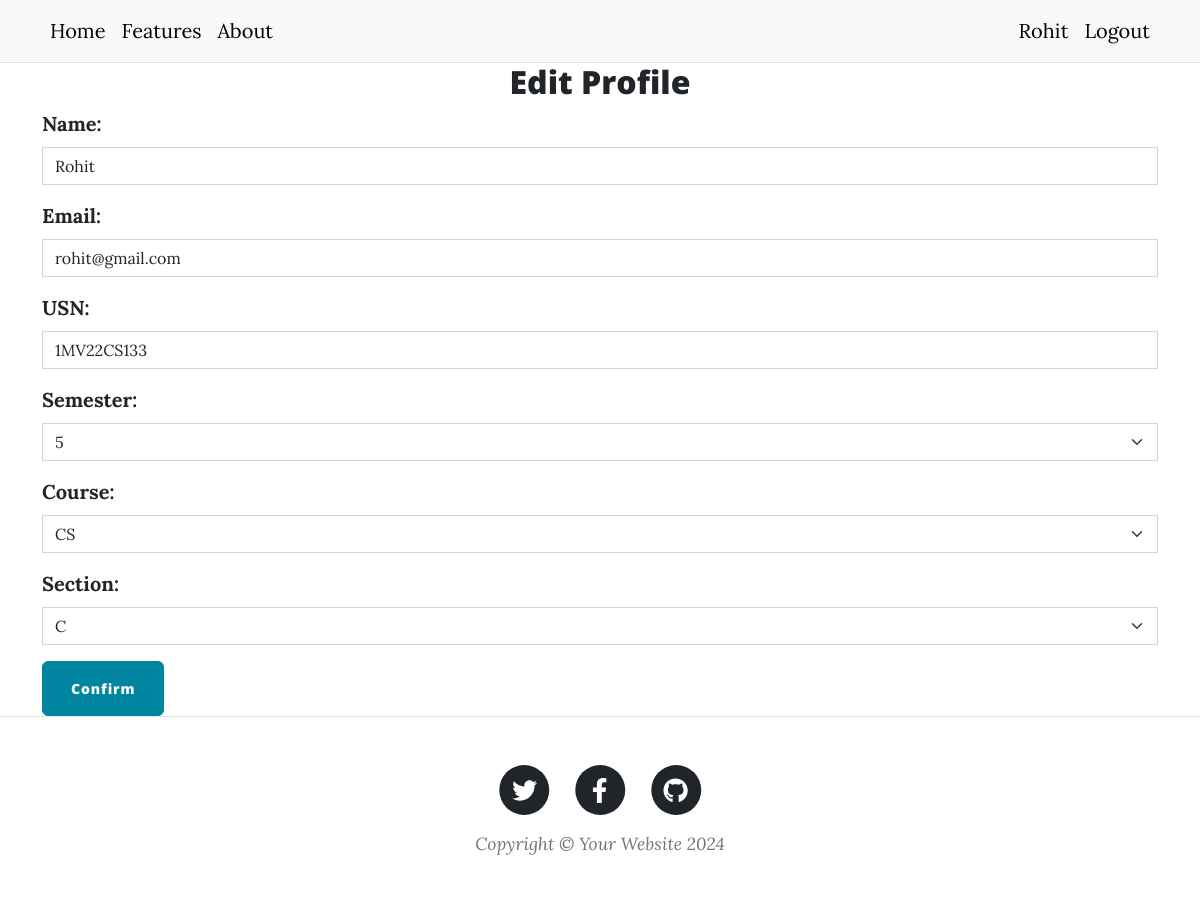
The page /edit-profile (signed in) on the database its author committed.
### main.py (models this page shows)
class User(db.Model, UserMixin):
    __tablename__ = "user"
    id: Mapped[int] = mapped_column(Integer, primary_key=True)
    name: Mapped[str] = mapped_column(String(250))
    email: Mapped[str] = mapped_column(String(250), unique=True)
    designation: Mapped[str] = mapped_column(String(100))
    usn: Mapped[str] = mapped_column(String(100), nullable=True)
    semester: Mapped[int] = mapped_column(Integer, nullable=True)
    course: Mapped[str] = mapped_column(String(250), nullable=True)
    section: Mapped[str] = mapped_column(String(100), nullable=True)
    password: Mapped[str] = mapped_column(String(1000))
    grades: Mapped[List["UserGrade"]] = relationship(back_populates='student')

### main.py (the view, shortened to what this page needs)
@app.route('/edit-profile', methods=['GET', 'POST'])
@login_required
def edit_profile():
    if current_user.designation == 'Student':
        form = CreateProfileEditFormStudent(
            name=current_user.name,
            email=current_user.email,
            usn=current_user.usn,
            semester=current_user.semester,
            course=current_user.course,
            section=current_user.section,
        )
    else:
        form = CreateProfileEditFormTeacher(
            name=current_user.name,
            email=current_user.email
        )
    return render_template('edit_profile.html', form=form)

### forms.py
class CreateProfileEditFormStudent(FlaskForm):
    name = StringField('Name:', validators=[InputRequired('Field cannot be empty.')])
    email = StringField('Email:', validators=[InputRequired('Field cannot be empty.'), Email('Enter a valid email.')])
    usn = StringField('USN:', validators=[InputRequired('Field cannot be empty.')])
    semester = SelectField('Semester:', choices=semesters)
    course = SelectField('Course:', choices=courses)
    section = SelectField('Section:', choices=section)
    submit = SubmitField('Confirm')

### main.py (called while the page is built)
@login_manager.user_loader
def load_user(user_id):
    return User.query.get(user_id)

### Templates/edit_profile.html
{% include "header.html" %}
{% from 'bootstrap5/form.html' import render_form %}
<h2 style="text-align: center">Edit Profile</h2>
<div class="container">
    {{ render_form(form) }}
</div>
{% include "footer.html" %}

### Templates/header.html (shortened to what this page needs)
<!DOCTYPE html>
<html lang="en">
  <head>
    {% block styles %}
    {{ bootstrap.load_css() }}
    <link
      href="{{ url_for('static', filename='css/styles.css') }}"
      rel="stylesheet"
    />
    {% endblock %}
  </head>
  <body>
    <nav class="py-2 bg-body-tertiary border-bottom">
    <div class="container d-flex flex-wrap">
      <ul class="nav me-auto">
        <li class="nav-item"><a href="{{ url_for('home') }}" class="nav-link link-body-emphasis px-2 active" aria-current="page">Home</a></li>
        <li class="nav-item"><a href="{{ url_for('features') }}" class="nav-link link-body-emphasis px-2">Features</a></li>
        <li class="nav-item"><a href="{{ url_for('about') }}" class="nav-link link-body-emphasis px-2">About</a></li>
      </ul>
      <ul class="nav">
        {% if not current_user.is_authenticated %}
        <li class="nav-item"><a href="{{ url_for('login') }}" class="nav-link link-body-emphasis px-2">Login</a></li>
        <li class="nav-item"><a href="{{ url_for('choose_designation') }}" class="nav-link link-body-emphasis px-2">Register</a></li>
        {% else %}
        <li class="nav-item"><a href="{{ url_for('profile') }}" class="nav-link link-body-emphasis px-2">{{ current_user.name }}</a></li>
        <li class="nav-item"><a href="{{ url_for('logout') }}" class="nav-link link-body-emphasis px-2">Logout</a></li>
        {% endif %}
      </ul>
    </div>
  </nav>

### rows shown on the page
User: name "Rohit", email "rohit@gmail.com", usn "1MV22CS133", semester "5", course "CS", section "C"
